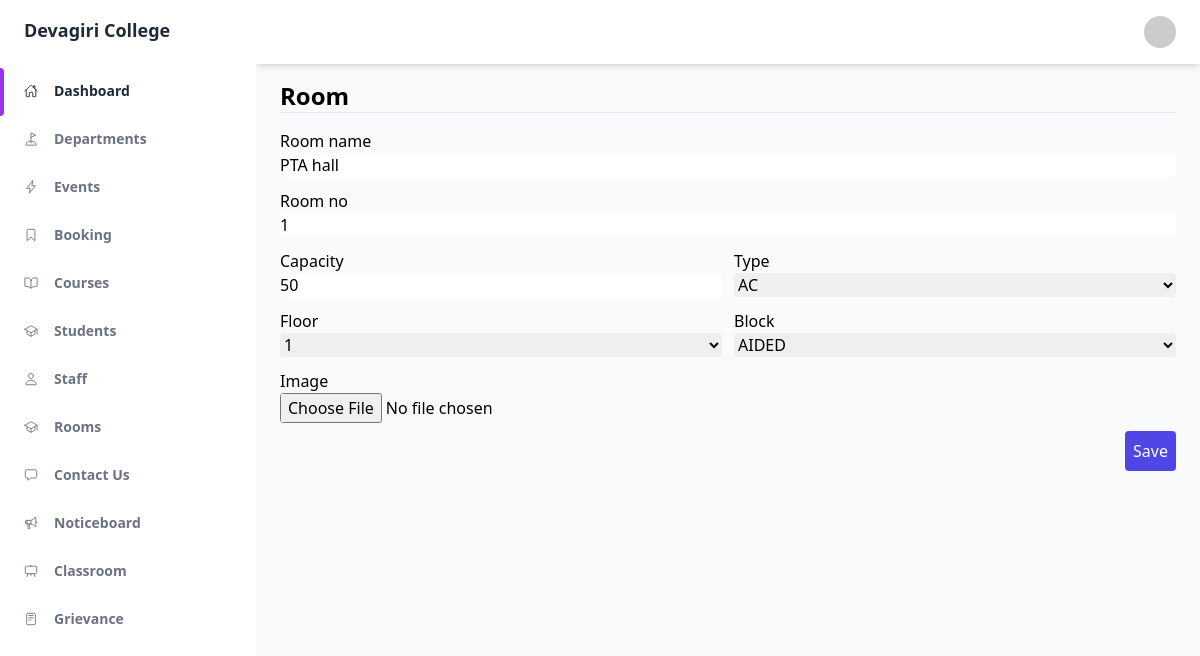
Screenshot of /administrator/room/edit/1/ (signed in) with the database file from the repository.
### administrator/models.py (models this page shows, shortened)
class Room(models.Model):
    FLOOR = (
        (1, '1'),
        (2, '2')
    )
    TYPE = (
        ('AC', 'AC'),
        ('NON AC', 'NON AC')
    )
    STATUS = (
        ('AVAILABLE', 'AVAILABLE'),
        ('UNAVAILABLE', 'UNAVAILABLE')
    )
    BLOCK = (
        ('AIDED', 'AIDED'),
        ('SELF', 'SELF')
    )
    id = models.AutoField(primary_key=True)
    room_name = models.CharField(max_length=30, blank=True, null=True, unique=True)
    room_no = models.CharField(max_length=15, blank=True, null=True, unique=True)
    capacity = models.CharField(max_length=15, unique=True)
    type = models.CharField(max_length=10, choices=TYPE, blank=True, null=True)
    status = models.CharField(max_length=25, choices=STATUS, blank=True, null=True)
    floor = models.IntegerField(blank=True, choices=FLOOR)
    block = models.CharField(max_length=10, choices=BLOCK, blank=True, null=True)
    image = models.ImageField(upload_to='room_images', blank=True, null=True)

### administrator/views.py (the view)
# urls.py: path('room/edit/<id>/', RoomUpdateView.as_view(), name='room_edit'),
class RoomUpdateView(LoginRequiredMixin, UserPassesTestMixin, UpdateView):
    model = Room
    template_name = "administrator/room/create.html"
    form_class = RoomForm
    success_url = reverse_lazy('room_list')
    pk_url_kwarg = 'id'
    def test_func(self):
        return self.request.user.admin

### administrator/forms.py
class RoomForm(ModelForm):
    class Meta:
        model = Room
        fields = '__all__'

### administrator/templates/administrator/room/create.html (shortened to what this page needs)
{% extends 'master.html' %}
{% load widget_tweaks %}
{% block content %}
<h1 class="font-bold text-2xl">Room</h1>
<hr/>
<div class="container mt-4">
    <form method="post" enctype="multipart/form-data">
        <div class="grid grid-cols-2 gap-3">
            <div class="col-span-2">
                <label>{{ form.room_name.label }}</label>
                {% render_field form.room_name class="form-input w-full rounded" %}
            </div>
            <div class="col-span-2">
                <label>{{ form.room_no.label }}</label>
                {% render_field form.room_no class="form-input w-full rounded" %}
            </div>
            <div>
                <label>{{ form.capacity.label }}</label>
                {% render_field form.capacity class="form-input w-full rounded" %}
            </div>
            <div>
                <label>{{ form.type.label }}</label>
                {% render_field form.type class="form-input w-full rounded" %}
            </div>
            <div>
                <label>{{ form.floor.label }}</label>
                {% render_field form.floor class="form-input w-full rounded" %}
            </div>
            <div>
                <label>{{ form.block.label }}</label>
                {% render_field form.block class="form-input w-full rounded" %}
            </div>
            <div class="col-span-2">
                <label>{{ form.image.label }}</label>
                {% render_field form.image class="form-input w-full rounded" %}
            </div>
        </div>
        <div class="flex mt-2">
            <button class="ml-auto bg-indigo-600 p-2 rounded text-white">Save</button>
        </div>
    </form>
</div>
{% endblock content %}

### rows the page displays
Room: room_name "PTA hall", room_no "1", capacity "50", type "AC", floor "1", block "AIDED"
